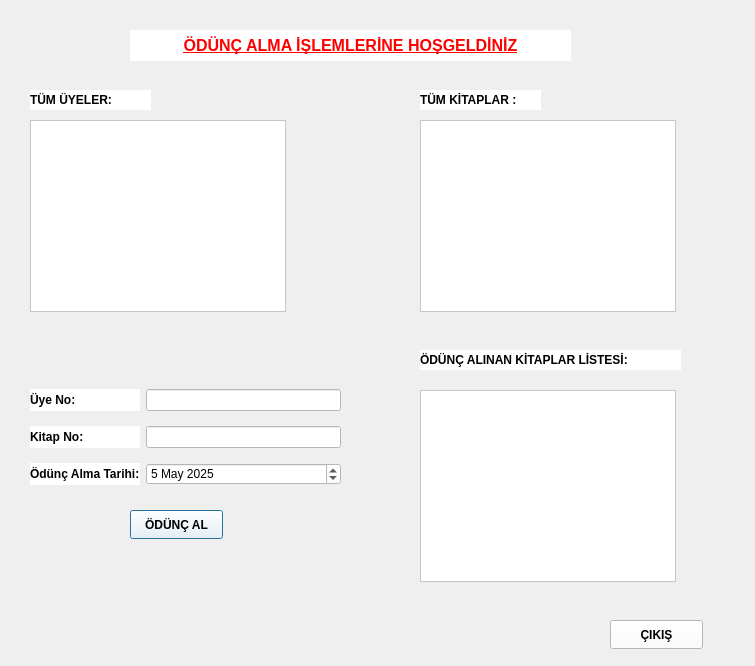
<?xml version="1.0" encoding="UTF-8"?>
<ui version="4.0">
 <class>odunc_alma_islemleri</class>
 <widget class="QDialog" name="odunc_alma_islemleri">
  <property name="geometry">
   <rect>
    <x>0</x>
    <y>0</y>
    <width>755</width>
    <height>666</height>
   </rect>
  </property>
  <property name="windowTitle">
   <string>Dialog</string>
  </property>
  <property name="styleSheet">
   <string notr="true">QDialog {
	border-image: url(:/otomasyon resimler/arkaplan.jpg);
}</string>
  </property>
  <widget class="QTableView" name="tum_uyeler">
   <property name="geometry">
    <rect>
     <x>30</x>
     <y>120</y>
     <width>256</width>
     <height>192</height>
    </rect>
   </property>
   <property name="styleSheet">
    <string notr="true">background-color: rgb(255, 255, 255);</string>
   </property>
  </widget>
  <widget class="QTableView" name="tum_kitaplar">
   <property name="geometry">
    <rect>
     <x>420</x>
     <y>120</y>
     <width>256</width>
     <height>192</height>
    </rect>
   </property>
   <property name="styleSheet">
    <string notr="true">background-color: rgb(255, 255, 255);</string>
   </property>
  </widget>
  <widget class="QTableView" name="tum_odunc">
   <property name="geometry">
    <rect>
     <x>420</x>
     <y>390</y>
     <width>256</width>
     <height>192</height>
    </rect>
   </property>
   <property name="styleSheet">
    <string notr="true">background-color: rgb(255, 255, 255);</string>
   </property>
  </widget>
  <widget class="QPushButton" name="odunc_Al">
   <property name="geometry">
    <rect>
     <x>130</x>
     <y>510</y>
     <width>93</width>
     <height>29</height>
    </rect>
   </property>
   <property name="font">
    <font>
     <bold>true</bold>
    </font>
   </property>
   <property name="styleSheet">
    <string notr="true">background-color: rgb(255, 255, 255);</string>
   </property>
   <property name="text">
    <string>ÖDÜNÇ AL</string>
   </property>
  </widget>
  <widget class="QLabel" name="label_4">
   <property name="geometry">
    <rect>
     <x>30</x>
     <y>90</y>
     <width>121</width>
     <height>20</height>
    </rect>
   </property>
   <property name="font">
    <font>
     <bold>true</bold>
    </font>
   </property>
   <property name="styleSheet">
    <string notr="true">background-color: rgb(255, 255, 255);</string>
   </property>
   <property name="text">
    <string>TÜM ÜYELER:</string>
   </property>
  </widget>
  <widget class="QLabel" name="label_5">
   <property name="geometry">
    <rect>
     <x>420</x>
     <y>90</y>
     <width>121</width>
     <height>20</height>
    </rect>
   </property>
   <property name="font">
    <font>
     <bold>true</bold>
    </font>
   </property>
   <property name="styleSheet">
    <string notr="true">background-color: rgb(255, 255, 255);</string>
   </property>
   <property name="text">
    <string>TÜM KİTAPLAR :</string>
   </property>
  </widget>
  <widget class="QLabel" name="label_6">
   <property name="geometry">
    <rect>
     <x>420</x>
     <y>350</y>
     <width>261</width>
     <height>20</height>
    </rect>
   </property>
   <property name="font">
    <font>
     <bold>true</bold>
    </font>
   </property>
   <property name="styleSheet">
    <string notr="true">background-color: rgb(255, 255, 255);</string>
   </property>
   <property name="text">
    <string>ÖDÜNÇ ALINAN KİTAPLAR LİSTESİ:</string>
   </property>
  </widget>
  <widget class="QLabel" name="label_7">
   <property name="geometry">
    <rect>
     <x>130</x>
     <y>30</y>
     <width>441</width>
     <height>31</height>
    </rect>
   </property>
   <property name="font">
    <font>
     <pointsize>12</pointsize>
     <bold>true</bold>
     <underline>true</underline>
    </font>
   </property>
   <property name="styleSheet">
    <string notr="true">color: rgb(255, 0, 0);
background-color: rgb(255, 255, 255);</string>
   </property>
   <property name="text">
    <string>ÖDÜNÇ ALMA İŞLEMLERİNE HOŞGELDİNİZ</string>
   </property>
   <property name="alignment">
    <set>Qt::AlignmentFlag::AlignCenter</set>
   </property>
  </widget>
  <widget class="QPushButton" name="btn_kapat">
   <property name="geometry">
    <rect>
     <x>610</x>
     <y>620</y>
     <width>93</width>
     <height>29</height>
    </rect>
   </property>
   <property name="font">
    <font>
     <bold>true</bold>
    </font>
   </property>
   <property name="styleSheet">
    <string notr="true">background-color: rgb(255, 255, 255);</string>
   </property>
   <property name="text">
    <string>ÇIKIŞ</string>
   </property>
  </widget>
  <widget class="QWidget" name="">
   <property name="geometry">
    <rect>
     <x>30</x>
     <y>380</y>
     <width>311</width>
     <height>117</height>
    </rect>
   </property>
   <layout class="QGridLayout" name="gridLayout">
    <item row="2" column="0">
     <widget class="QLabel" name="label_3">
      <property name="font">
       <font>
        <bold>true</bold>
       </font>
      </property>
      <property name="styleSheet">
       <string notr="true">background-color: rgb(255, 255, 255);</string>
      </property>
      <property name="text">
       <string>Ödünç Alma Tarihi:</string>
      </property>
     </widget>
    </item>
    <item row="0" column="1">
     <widget class="QLineEdit" name="ln_uye_no">
      <property name="enabled">
       <bool>false</bool>
      </property>
      <property name="styleSheet">
       <string notr="true">background-color: rgb(255, 255, 255);</string>
      </property>
     </widget>
    </item>
    <item row="0" column="0">
     <widget class="QLabel" name="label">
      <property name="font">
       <font>
        <bold>true</bold>
       </font>
      </property>
      <property name="styleSheet">
       <string notr="true">background-color: rgb(255, 255, 255);</string>
      </property>
      <property name="text">
       <string>Üye No:</string>
      </property>
     </widget>
    </item>
    <item row="1" column="1">
     <widget class="QLineEdit" name="ln_kitap_no">
      <property name="enabled">
       <bool>false</bool>
      </property>
      <property name="styleSheet">
       <string notr="true">background-color: rgb(255, 255, 255);</string>
      </property>
     </widget>
    </item>
    <item row="2" column="1">
     <widget class="QDateEdit" name="dateEdit">
      <property name="styleSheet">
       <string notr="true">background-color: rgb(255, 255, 255);</string>
      </property>
      <property name="date">
       <date>
        <year>2025</year>
        <month>5</month>
        <day>5</day>
       </date>
      </property>
     </widget>
    </item>
    <item row="1" column="0">
     <widget class="QLabel" name="label_2">
      <property name="font">
       <font>
        <bold>true</bold>
       </font>
      </property>
      <property name="styleSheet">
       <string notr="true">background-color: rgb(255, 255, 255);</string>
      </property>
      <property name="text">
       <string>Kitap No:</string>
      </property>
     </widget>
    </item>
   </layout>
  </widget>
 </widget>
 <resources/>
 <connections>
  <connection>
   <sender>btn_kapat</sender>
   <signal>clicked()</signal>
   <receiver>odunc_alma_islemleri</receiver>
   <slot>accept()</slot>
   <hints>
    <hint type="sourcelabel">
     <x>640</x>
     <y>632</y>
    </hint>
    <hint type="destinationlabel">
     <x>723</x>
     <y>636</y>
    </hint>
   </hints>
  </connection>
 </connections>
</ui>
